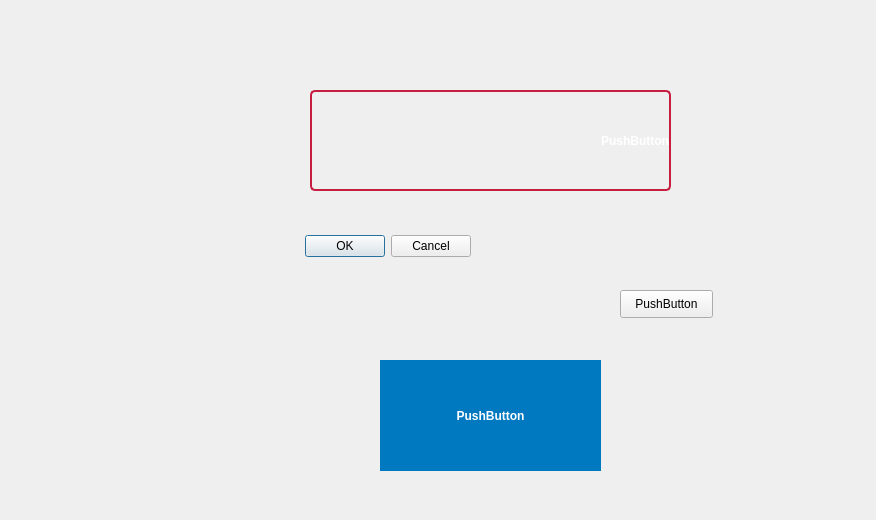
<?xml version="1.0" encoding="UTF-8"?>
<ui version="4.0">
 <class>Dialog</class>
 <widget class="QDialog" name="Dialog">
  <property name="geometry">
   <rect>
    <x>0</x>
    <y>0</y>
    <width>876</width>
    <height>520</height>
   </rect>
  </property>
  <property name="windowTitle">
   <string>Dialog</string>
  </property>
  <widget class="QDialogButtonBox" name="buttonBox">
   <property name="geometry">
    <rect>
     <x>10</x>
     <y>230</y>
     <width>461</width>
     <height>32</height>
    </rect>
   </property>
   <property name="styleSheet">
    <string notr="true"> transform: skewX(-10deg);</string>
   </property>
   <property name="orientation">
    <enum>Qt::Horizontal</enum>
   </property>
   <property name="standardButtons">
    <set>QDialogButtonBox::Cancel|QDialogButtonBox::Ok</set>
   </property>
  </widget>
  <widget class="QPushButton" name="pushButton">
   <property name="geometry">
    <rect>
     <x>310</x>
     <y>90</y>
     <width>361</width>
     <height>101</height>
    </rect>
   </property>
   <property name="styleSheet">
    <string notr="true"> position: relative;
  z-index: 1;
  color: black;
  font-size: 135%;
  font-weight: 700;
  text-decoration: none;
  padding: .25em .5em;
content: &quot;Купить&quot;;  /* здесь 6 букв */
  position: absolute;
  z-index: -1;
  top: -2px;
  bottom: -2px;
  left: -2px;
  width: calc(100% + 6*(1em*90/135) - 2px*2*2);  /* где 6*(1em*90/135), где 6 - это 6 букв, 90 - это font-size after, а 135 - это font-size родителя */
  text-align: right;
  color: #fff;
  font-size: 90%;
  padding: .25em .5em;
  border-radius: 5px;
  border: 2px solid #c61e40;
  -webkit-transform: skewX(-10deg);
  transform: skewX(-10deg);
  background: linear-gradient(#d4536d, #c61e40) no-repeat 100% 0;
  background-size: calc(6*(1em*90/135) + .5em) 100%;
  box-shadow: inset calc(-6*(1em*90/135) - .5em) 0 rgba(255,255,255,0);
  transition: .3s;
  background-image: linear-gradient(#c61e40, #d4536d);</string>
   </property>
   <property name="text">
    <string>PushButton</string>
   </property>
   <property name="flat">
    <bool>false</bool>
   </property>
  </widget>
  <widget class="QPushButton" name="pushButton_2">
   <property name="geometry">
    <rect>
     <x>380</x>
     <y>360</y>
     <width>221</width>
     <height>111</height>
    </rect>
   </property>
   <property name="styleSheet">
    <string notr="true"> color: #fff;
  background: #0079c1;
  font-weight: 700;
  text-align: center;
  text-decoration: none;
  border: 0;
  outline: 0;
  font-size: 1.1rem;
  padding: 12px 35px;
  display: inline-block;
  transform: skew(-21deg);
  /*&amp;:visited { color: #fff; }*/
 /* &amp;:hover { background: #0069a8; }
 /* &amp; &gt; span { display: inline-block; transform: skew(21deg); } /* Un-skew the text */</string>
   </property>
   <property name="text">
    <string>PushButton</string>
   </property>
  </widget>
  <widget class="QPushButton" name="pushButton_3">
   <property name="geometry">
    <rect>
     <x>620</x>
     <y>290</y>
     <width>93</width>
     <height>28</height>
    </rect>
   </property>
   <property name="styleSheet">
    <string notr="true">border radius:20</string>
   </property>
   <property name="text">
    <string>PushButton</string>
   </property>
  </widget>
 </widget>
 <resources/>
 <connections>
  <connection>
   <sender>buttonBox</sender>
   <signal>accepted()</signal>
   <receiver>Dialog</receiver>
   <slot>accept()</slot>
   <hints>
    <hint type="sourcelabel">
     <x>248</x>
     <y>254</y>
    </hint>
    <hint type="destinationlabel">
     <x>157</x>
     <y>274</y>
    </hint>
   </hints>
  </connection>
  <connection>
   <sender>buttonBox</sender>
   <signal>rejected()</signal>
   <receiver>Dialog</receiver>
   <slot>reject()</slot>
   <hints>
    <hint type="sourcelabel">
     <x>316</x>
     <y>260</y>
    </hint>
    <hint type="destinationlabel">
     <x>286</x>
     <y>274</y>
    </hint>
   </hints>
  </connection>
 </connections>
</ui>
